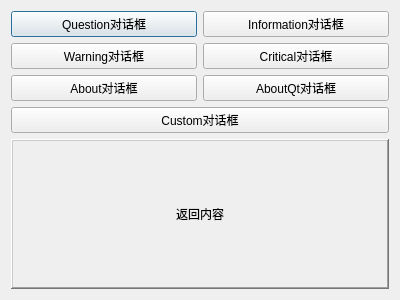
<?xml version="1.0" encoding="UTF-8"?>
<ui version="4.0">
 <class>InforDialog</class>
 <widget class="QDialog" name="InforDialog">
  <property name="geometry">
   <rect>
    <x>0</x>
    <y>0</y>
    <width>400</width>
    <height>300</height>
   </rect>
  </property>
  <property name="windowTitle">
   <string>Dialog</string>
  </property>
  <layout class="QVBoxLayout" name="verticalLayout">
   <item>
    <layout class="QGridLayout" name="gridLayout">
     <item row="0" column="0">
      <widget class="QPushButton" name="questionDia">
       <property name="text">
        <string>Question对话框</string>
       </property>
      </widget>
     </item>
     <item row="0" column="1">
      <widget class="QPushButton" name="informationDia">
       <property name="text">
        <string>Information对话框</string>
       </property>
      </widget>
     </item>
     <item row="1" column="0">
      <widget class="QPushButton" name="warningDia">
       <property name="text">
        <string>Warning对话框</string>
       </property>
      </widget>
     </item>
     <item row="1" column="1">
      <widget class="QPushButton" name="criticalDia">
       <property name="text">
        <string>Critical对话框</string>
       </property>
      </widget>
     </item>
     <item row="2" column="0">
      <widget class="QPushButton" name="aboutDia">
       <property name="text">
        <string>About对话框</string>
       </property>
      </widget>
     </item>
     <item row="2" column="1">
      <widget class="QPushButton" name="aboutQtDia">
       <property name="text">
        <string>AboutQt对话框</string>
       </property>
      </widget>
     </item>
    </layout>
   </item>
   <item>
    <widget class="QPushButton" name="customDia">
     <property name="text">
      <string>Custom对话框</string>
     </property>
    </widget>
   </item>
   <item>
    <widget class="QLabel" name="content">
     <property name="frameShape">
      <enum>QFrame::WinPanel</enum>
     </property>
     <property name="frameShadow">
      <enum>QFrame::Raised</enum>
     </property>
     <property name="text">
      <string>返回内容</string>
     </property>
     <property name="alignment">
      <set>Qt::AlignCenter</set>
     </property>
    </widget>
   </item>
  </layout>
 </widget>
 <resources/>
 <connections/>
</ui>
